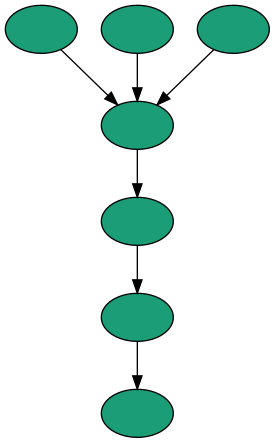
#> input picture comparison-logs/pegasus-docker/benchmarks/pegasus-1x-run1/workflow_dag.png, 275 x 443 px; its folder holds only this picture in this run
$ python -i visualize_results.py   (imports and definitions only)
#> lines starting #> are read from the running program, lines starting #| are printed output that depends on the picture
#!/usr/bin/env python3
"""
Benchmark Visualization Generator
Creates comprehensive charts and graphs for workflow platform comparison.
"""

import os
import sys
import json
import csv
import matplotlib.pyplot as plt
import matplotlib.patches as mpatches
import numpy as np
from pathlib import Path
from datetime import datetime

# Set style for professional-looking charts
# [1 line not run here, left out]
plt.rcParams['figure.figsize'] = (12, 8)
plt.rcParams['font.size'] = 12
plt.rcParams['axes.titlesize'] = 14
plt.rcParams['axes.labelsize'] = 12

# Color palette for platforms
COLORS = {
    'Argo_Workflows': '#FF6B35',      # Orange
    'Native_Kubernetes': '#2E86AB',   # Blue
    'GitHub_Actions': '#28A745',      # Green
}

PLATFORM_LABELS = {
    'Argo_Workflows': 'Argo Workflows',
    'Native_Kubernetes': 'Native Kubernetes',
    'GitHub_Actions': 'GitHub Actions',
}

# [207 lines left out: functions load_data, load_csv_data, create_output_dir, plot_overall_comparison, plot_step_comparison, plot_duration_boxplot and 1 more, not called in this run]

# ============================================================================
# CHART 5: Radar/Spider Chart for Multi-Metric Comparison
# ============================================================================
def plot_radar_chart(data, output_dir):
    """Create radar chart for multi-dimensional comparison."""
    categories = ['Success Rate', 'Speed\n(inverse)', 'Consistency\n(inverse)',
                  'Health Check\nSpeed', 'Simulation\nSpeed']

    platforms = list(data['platforms'].keys())

    # Normalize metrics (0-100 scale, higher is better)
    # [6 lines left out: function normalize, not called in this run]

    # Gather data
    success_rates = [data['platforms'][p]['success_rate'] for p in platforms]
    mean_durations = [data['platforms'][p]['overall_statistics'].get('mean', 0) for p in platforms]
    stdevs = [data['platforms'][p]['overall_statistics'].get('stdev', 0) for p in platforms]

    health_check_means = []
    simulation_means = []
    for p in platforms:
        stats = data['platforms'][p].get('step_statistics', {})
        hc = np.mean([stats.get(f'HEALTH_CHECK_{i}', {}).get('mean', 0) for i in [1, 2, 3]])
        sim = np.mean([stats.get('NODE_SIMULATION', {}).get('mean', 0),
                       stats.get('RACK_SIMULATION', {}).get('mean', 0)])
        health_check_means.append(hc if hc > 0 else 50)
        simulation_means.append(sim if sim > 0 else 200)

    # Normalize all metrics
    metrics = np.array([
        success_rates,  # Higher is better
        normalize(mean_durations, inverse=True),  # Lower is better
        normalize(stdevs, inverse=True),  # Lower is better
        normalize(health_check_means, inverse=True),  # Lower is better
        normalize(simulation_means, inverse=True),  # Lower is better
    ])

    # Radar chart
    angles = np.linspace(0, 2 * np.pi, len(categories), endpoint=False).tolist()
    angles += angles[:1]

    fig, ax = plt.subplots(figsize=(10, 10), subplot_kw=dict(polar=True))

    for i, platform in enumerate(platforms):
        values = metrics[:, i].tolist()
        values += values[:1]
        ax.plot(angles, values, 'o-', linewidth=2, label=PLATFORM_LABELS[platform],
               color=COLORS[platform])
        ax.fill(angles, values, alpha=0.25, color=COLORS[platform])

    ax.set_xticks(angles[:-1])
    ax.set_xticklabels(categories, size=11)
    ax.set_ylim(0, 100)
    ax.set_title('Multi-Dimensional Platform Comparison\n(Higher = Better)',
                fontsize=14, fontweight='bold', pad=20)
    ax.legend(loc='upper right', bbox_to_anchor=(1.3, 1.0))

    plt.tight_layout()
    plt.savefig(os.path.join(output_dir, '05_radar_comparison.png'), dpi=150, bbox_inches='tight')
    plt.close()
    print("  Created: 05_radar_comparison.png")

# ============================================================================
# CHART 6: Stacked Bar - Time Breakdown
# ============================================================================
# [176 lines left out: functions plot_time_breakdown, plot_summary_dashboard, main, not called in this run]

# [7 lines not run here, left out]

>>> import cv2
>>> picture = cv2.imread('../comparison-logs/pegasus-docker/benchmarks/pegasus-1x-run1/workflow_dag.png', cv2.IMREAD_GRAYSCALE)
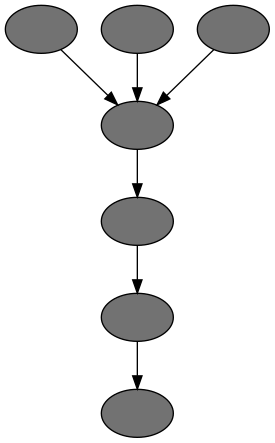
#> picture: shape (443, 275); min 0, max 255, mean 228.5
>>> result = plot_radar_chart(picture, 'out.png')
#> (the run stopped early here; a loop or call above may not have finished)
